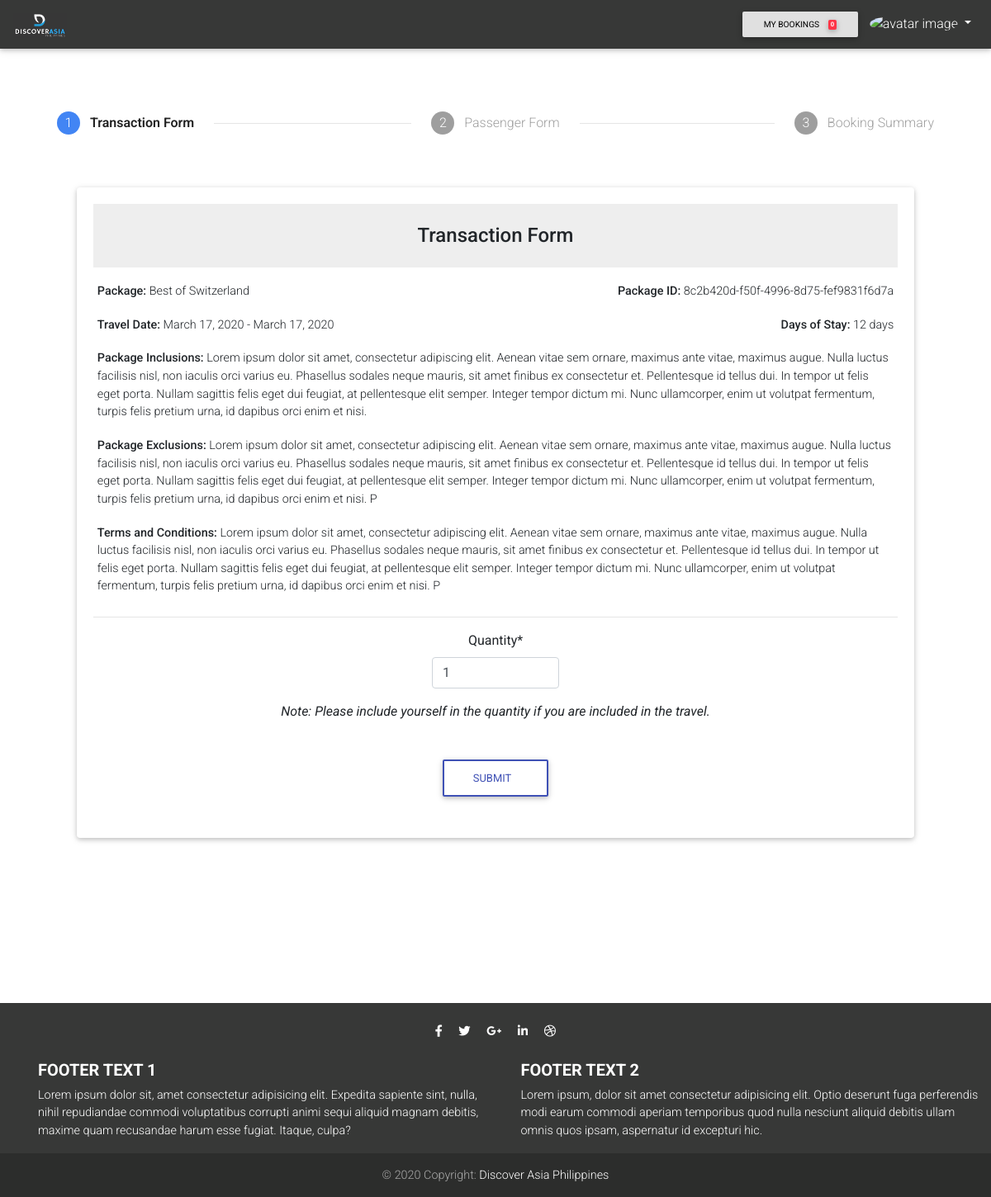
/purchase/8c2b420d-f50f-4996-8d75-fef9831f6d7a/ (signed in), run on the app's committed database.
### dap_booking/models.py (models this page shows, shortened)
class Package(models.Model):
    TAG_CHOICES = (
        ('New', 'New'),
        ('Hot', 'Hot'),
    )
    id = models.UUIDField(primary_key=True, default=uuid.uuid4, editable=False)
    package_creator = models.ForeignKey(User, on_delete=models.CASCADE)
    date_created = models.DateTimeField(default=timezone.now)
    title = models.CharField(max_length=100)
    package_display_picture = models.ImageField(default='package_display_pictures/default_package_picture.jpg', upload_to='package_display_pictures')
    num_days = models.IntegerField()
    num_countries = models.IntegerField()
    num_cities = models.IntegerField()
    description = models.TextField(max_length=400)
    price = models.FloatField()
    discounted_price = models.FloatField(blank=True, null=True)
    travel_outbound_flight_date = models.DateField(default=timezone.now)
    travel_inbound_flight_date = models.DateField(default=return_flight)
    inclusions = models.TextField(max_length=500)
    exclusions = models.TextField(max_length=500)
    terms_and_conditions = models.TextField(max_length=500)
    tag = models.CharField(choices=TAG_CHOICES, default='New', max_length=10, blank=True)

class Transaction(models.Model):
    id = models.UUIDField(primary_key=True, default=uuid.uuid4, editable=False)
    user = models.ForeignKey(User, on_delete=models.CASCADE)
    package = models.ForeignKey(Package, on_delete=models.CASCADE)
    quantity = models.IntegerField(default=1)
    transaction_date = models.DateTimeField(default=timezone.now)
    proof_of_payment = models.ImageField(blank=True, upload_to='proof_of_payment')
    proof_of_payment_deadline = models.DateTimeField(default=deadline)
    proof_of_payment_status = models.BooleanField('Verified', default=False)
    is_overdue = models.BooleanField('Overdue', default=False)
    is_finished = models.BooleanField('Finished', default=False)
    flight_ticket = models.FileField(blank=True, upload_to='flight_tickets')

### dap_booking/views.py (the view, shortened to what this page needs)
# urls.py: path('purchase/<str:pk>/', views.purchase, name='purchase'),
@login_required
def purchase(request, pk):
    package = Package.objects.get(pk=pk)
    user = User.objects.get(username=request.user.username)
    form = PurchaseForm(initial={'package': package, 'user': user})
    context = {'form': form, 'package': package}
    return render(request, 'dap_booking/purchase_form.html', context)

### dap_booking/forms.py (shortened to what this page needs)
class PurchaseForm(ModelForm):
    class Meta:
        model = Transaction
        fields = ['quantity']

### dap_booking/models.py (called while the page is built)
def deadline():
    return timezone.now() + timezone.timedelta(days=14)

### templates/dap_booking/purchase_form.html (shortened to what this page needs)
{% extends 'base.html' %}
{% load crispy_forms_tags %}
{% load humanize %}
{% block content %}
<div class="row">
  <div class="col-md-12">
    <ul class="stepper stepper-horizontal">
      <li class="completed">
        <a href="#!">
          <span class="circle">1</span>
          <span class="label">Transaction Form</span>
        </a>
      </li>
      <li>
        <a href="#!">
          <span class="circle">2</span>
          <span class="label">Passenger Form</span>
        </a>
      </li>
      <li>
        <a href="#!">
          <span class="circle">3</span>
          <span class="label">Booking Summary</span>
        </a>
      </li>
    </ul>
  </div>
</div>
    <div class="card mx-xl-5">
      <div class="card-body">
        <form method="post">
          <p class="h4 text-center py-4"  style="background-color: #eeeeee">Transaction Form</p>
          <table class="table table-sm table-borderless" width="100%">
                          <tbody>
                            <tr>
                                <td><strong>Package:</strong> {{ package.title }}</td>
                                <td style="text-align: end"><strong>Package ID:</strong> {{ package.id }}</td>
                            </tr>
                            <tr>
                                <td><strong>Travel Date:</strong> {{ package.travel_outbound_flight_date }} - {{ package.travel_outbound_flight_date }}</td>
                                <td style="text-align: end"><strong>Days of Stay:</strong> {{ package.num_days }} days</td>
                            </tr>
                            <tr>
                                <td colspan="2"><strong>Package Inclusions:</strong>  {{ package.inclusions }}</td>
                            </tr>
                            <tr>
                                <td colspan="2"><strong>Package Exclusions:</strong>  {{ package.exclusions }}</td>
                            </tr>
                            <tr>
                                <td colspan="2"><strong>Terms and Conditions:</strong>  {{ package.terms_and_conditions }}</td>
                            </tr>
                          </tbody>
                        </table>
          <hr>
          <div class="form-row justify-content-center">
              <div class="form-group col-md-2 mb-0 text-center">
                {{ form.quantity|as_crispy_field }}
              </div>
          </div>
        <p class="font-italic text-center">Note: Please include yourself in the quantity if you are included in the travel.</p>
          <div class="text-center py-4 mt-3">
            <a><button class="btn btn-outline-indigo" type="submit">Submit</button></a>
          </div>
        </form>
      </div>
    </div>
{% endblock content %}

### data on the page
Package: title "Best of Switzerland", id "8c2b420d-f50f-4996-8d75-fef9831f6d7a", travel_outbound_flight_date "March 17, 2020", num_days "12", inclusions "Lorem ipsum dolor sit amet, consectetur adipiscing elit. Aenean vitae sem ornare, maximus ante vitae, maximus augue. Nulla luctus facilisis nisl, non iaculis orci varius eu. Phasellus sodales neque mauris, sit amet finibus ex consectetur et. Pellentesque id tellus dui. In tempor ut felis eget porta. Nullam sagittis felis eget dui feugiat, at pellentesque elit semper. Integer tempor dictum mi. Nunc ullamcorper, enim ut volutpat fermentum, turpis felis pretium urna, id dapibus orci enim et nisi.", exclusions "Lorem ipsum dolor sit amet, consectetur adipiscing elit. Aenean vitae sem ornare, maximus ante vitae, maximus augue. Nulla luctus facilisis nisl, non iaculis orci varius eu. Phasellus sodales neque mauris, sit amet finibus ex consectetur et. Pellentesque id tellus dui. In tempor ut felis eget porta. Nullam sagittis felis eget dui feugiat, at pellentesque elit semper. Integer tempor dictum mi. Nunc ullamcorper, enim ut volutpat fermentum, turpis felis pretium urna, id dapibus orci enim et nisi. P", terms_and_conditions "Lorem ipsum dolor sit amet, consectetur adipiscing elit. Aenean vitae sem ornare, maximus ante vitae, maximus augue. Nulla luctus facilisis nisl, non iaculis orci varius eu. Phasellus sodales neque mauris, sit amet finibus ex consectetur et. Pellentesque id tellus dui. In tempor ut felis eget porta. Nullam sagittis felis eget dui feugiat, at pellentesque elit semper. Integer tempor dictum mi. Nunc ullamcorper, enim ut volutpat fermentum, turpis felis pretium urna, id dapibus orci enim et nisi. P"
